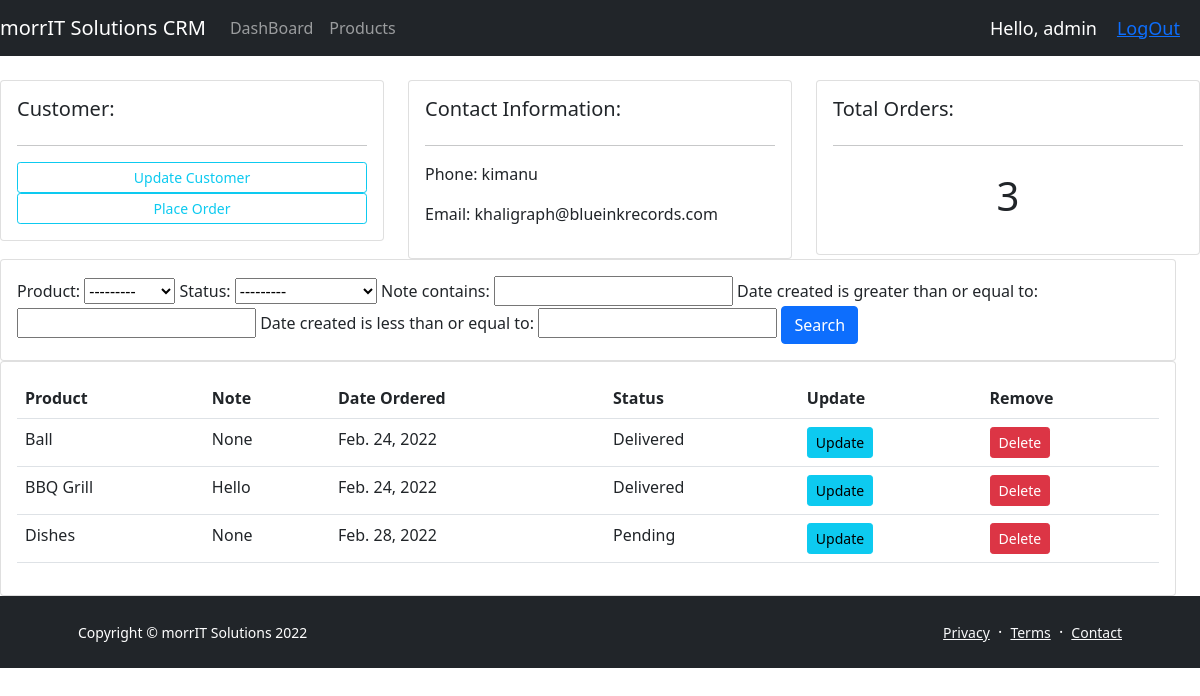
Screenshot of /customers/1/ (signed in) with the database file from the repository.
### accounts/models.py (models this page shows, shortened)
class Customer(models.Model):
    user = models.OneToOneField(User, on_delete = models.CASCADE, null = True, blank = True)
    name = models.CharField(max_length=200, null=True)
    phone = models.CharField(max_length=200, null=True)
    email = models.CharField(max_length=200, null=True)
    profile_pic = models.ImageField(default='profilepic1.jpg', blank=True, null=True)
    date_created = models.DateField(auto_now_add=True, null=True)

class Order(models.Model):
    STATUS = (
        ('Pending', 'Pending'),
        ('Out for Delivery', 'Out for Delivery'),
        ('Delivered', 'Delivered')
    )
    product = models.ForeignKey(Product, null=True, on_delete= models.SET_NULL)
    customer= models.ForeignKey(Customer, null=True, on_delete= models.SET_NULL)
    date_created= models.DateField(auto_now_add=True, null=True)
    status = models.CharField(max_length=200, null=True, choices=STATUS)
    note = models.CharField(max_length=1000, null=True)

class Product(models.Model):
    CATEGORY = (
        ('Indoor', 'Indoor'),
        ('Out Door', 'Out Door')
    )
    name= models.CharField(max_length=200, null=True)
    price= models.FloatField(null=True)
    category= models.CharField(max_length=200, null=True, choices=CATEGORY)
    description= models.CharField(max_length=200, null=True, blank=True)
    description= models.CharField(max_length=200, null=True, blank=True)
    description= models.CharField(max_length=200, null=True, blank=True)
    date_created= models.DateField(auto_now_add=True, null=True)
    tags = models.ManyToManyField(Tag)
    def __str__(self):
        return self.name

### accounts/decorators.py (the view)
        def wrapper_func(request, *args, **kwargs):
            group = None
            if request.user.groups.exists():
                group = request.user.groups.all()[0].name
                if group in allowed_roles:
                    return view_func(request, *args, **kwargs)
                else:
                    return HttpResponse('You are not authorized to view this page.')

### accounts/views.py (called while the page is built)
@login_required(login_url='login')
@allowed_users(allowed_roles=['admin'])
def customers(request, pk_test):
    customer = Customer.objects.get(id=pk_test)
    orders = customer.order_set.all()
    order_count = orders.count()
    myFilter = OrderFilter(request.GET, queryset=orders)
    orders = myFilter.qs
    context = {'customer': customer, 'orders': orders, 'order_count': order_count, 'myFilter': myFilter}
    return render(request, 'accounts/customers.html', context)

### accounts/templates/accounts/customers.html
{% extends 'accounts/main.html' %}
    {% block content %}
        <br/>
        <div class="row">
            <div class="col-md">
                <div class="card card-body">
                    <h5>Customer:</h5>
                    <hr/>
                    <a class="btn btn-outline-info btn-sm btn-block" href="">Update Customer</a>
                    <a class="btn btn-outline-info btn-sm btn-block" href="{% url 'create_order' customer.id %}">Place Order</a>
                </div>
            </div>
            <div class="col-md">
                <div class="card card-body">
                    <h5>Contact Information:</h5>
                    <hr/>
                    <p>Phone: {{customer.phone}}</p>
                    <p>Email: {{customer.email}}</p>
                </div>
            </div>
            <div class="col-md">
                <div class="card card-body">
                    <h5>Total Orders:</h5>
                    <hr/>
                    <h1 style="text-align: center; padding: 10px;">{{order_count}}</h1>
                </div>
            </div>
            <br/>
            <div class="row">
                <div class="col">
                    <div class="card card-body">
                        <form method="GET">
                            {{myFilter.form}}
                            <button class="btn btn-primary" type="submit">Search</button>
                        </form>
                    </div>
                </div>
            </div>
            <br/>
            <div class="row">
                <div class="col-md">
                    <div class="card card-body">
                        <table class="table">
                            <tr>
                            <th>Product</th>
                            <th>Note</th>
                            <th>Date Ordered</th>
                            <th>Status</th>
                            <th>Update</th>
                            <th>Remove</th>
                        </tr>
                        {% for order in orders%}
                        <tr>
                            <td>{{ order.product }}</td>
                            <td>{{ order.note }}</td>
                            <td>{{ order.date_created }}</td>
                            <td>{{ order.status }}</td>
                            <td><a class = "btn btn-sm btn-info" href="{% url 'update_order' order.id %}">Update</a> </td>
                                <td><a class = "btn btn-sm btn-danger" href="{% url 'delete_order' order.id %}">Delete</a> </td>
                        </tr>
                        {% endfor %}
                        </table>
                    </div>
                </div>
            </div>
    {% endblock %}

### accounts/templates/accounts/navbar.html (shortened to what this page needs)
<nav class="navbar navbar-expand-lg navbar-dark bg-dark">
  <a class="navbar-brand" href="#">morrIT Solutions CRM</a>
  <div class="collapse navbar-collapse" id="navbarNav">
    <ul class="navbar-nav">
        {% if request.user.is_staff %}
      <li class="nav-item active">
        <a class="nav-link" href="{%  url 'home' %}">DashBoard</span></a>
      </li>
      <li class="nav-item">
        <a class="nav-link" href="{%  url 'products' %}">Products</a>
      </li>
        {% else %}
          <li class="nav-item">
            <a class="nav-link" href="{% url 'account' %}">Settings</a>
          </li>
        {% endif %}
    </ul>
  </div>
  <span class="hello-msg">Hello, {{request.user}}</span>
  <span class="hello-msg"><a href="{% url 'logout' %}">LogOut</a> </span>
</nav>

### accounts/templates/accounts/navbar.html (style rules this page uses)
.hello-msg { font-size: 18px; color: white; margin-right: 20px; }

### rows the page displays
Customer: phone "kimanu", email "khaligraph@blueinkrecords.com"
Order: product "Ball", note "None", date_created "Feb. 24, 2022", status "Delivered"
Order: product "BBQ Grill", note "Hello", date_created "Feb. 24, 2022", status "Delivered"
Order: product "Dishes", note "None", date_created "Feb. 28, 2022", status "Pending"

### other values shown
{{ request.user }} "admin"
{{ order_count }} "3"
